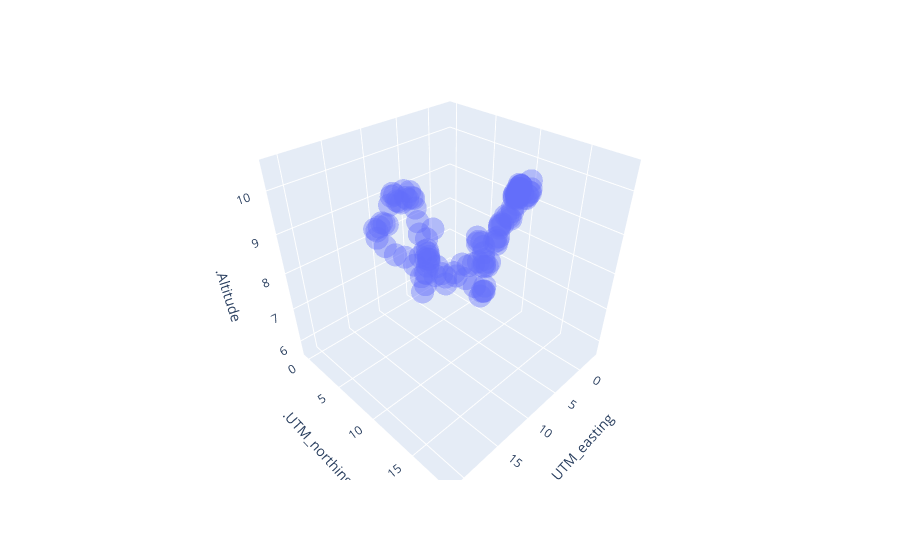

Notebook code for this chart:
### Code cell
px.scatter_3d(df, x='.UTM_easting', y='.UTM_northing', z='.Altitude', size_max=18, opacity=0.4)
